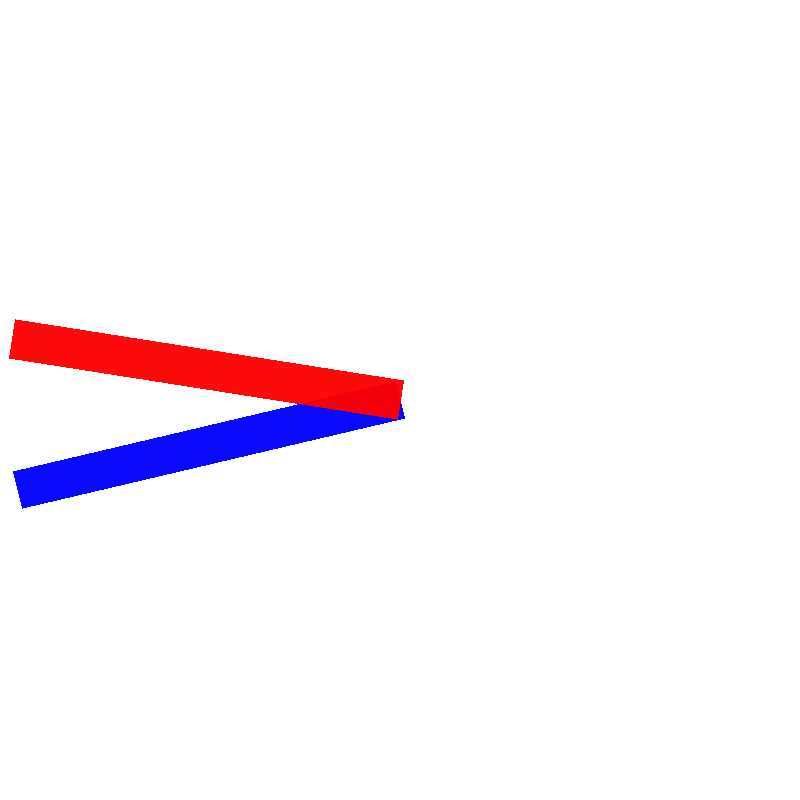
#> input picture data/images/judgment_0.png, 800 x 800 px
$ python old_img.py ../../data/images
#> lines starting #> are read from the running program, lines starting #| are printed output that depends on the picture
#> in create_labeled_pairs_in_directory, img1 is the input picture: PIL image 800x800 RGBA; mean R, G, B, A 249.9, 244, 249, 255
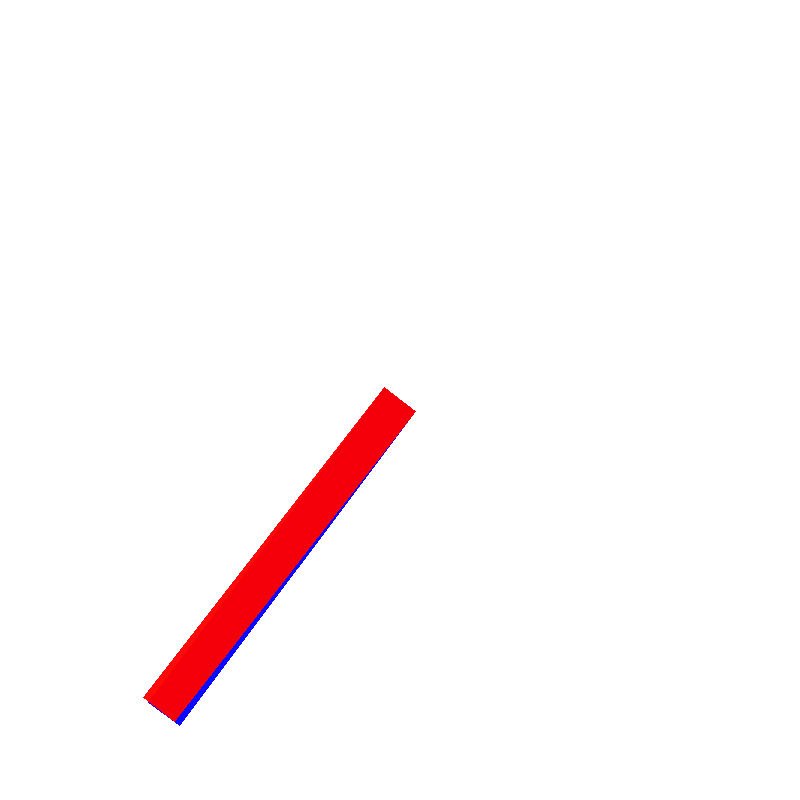
#> input picture data/images/judgment_1.png, 800 x 800 px
#> in create_labeled_pairs_in_directory, img2 is the input picture: PIL image 800x800 RGBA; mean R, G, B, A 254.3, 248.3, 249, 255
from PIL import Image, ImageDraw, ImageFont

# Function to resize image while maintaining aspect ratio
def resize_image(img, target_width):
#> called with target_width = 150
    aspect_ratio = img.height / img.width
#> aspect_ratio = 1
    target_height = int(target_width * aspect_ratio)
#> target_height = 150
    return img.resize((target_width, target_height), Image.LANCZOS)

# Function to create a side-by-side image with labels
def create_labeled_pair(img1: Image.Image, img2: Image.Image, target_width=150) -> Image.Image:

    # Resize images
    img1 = resize_image(img1, target_width)
    img2 = resize_image(img2, target_width)

    # Define padding and margin
    top_padding = 40
    margin = 20

    # Calculate dimensions
    total_width = img1.width + img2.width + margin
#> total_width = 320
    max_height = max(img1.height, img2.height)
#> max_height = 150
    combined_height = max_height + top_padding
#> combined_height = 190

    # Create a new image with space for both images, labels, and margin
    combined_img = Image.new('RGB', (total_width, combined_height), color='black')
#> combined_img: PIL image 320x190 RGB; every value is 0

    # Paste the images
    combined_img.paste(img1, (0, top_padding))
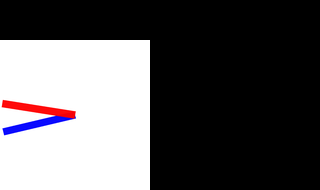
#> combined_img: PIL image 320x190 RGB; mean R, G, B 92.5, 90.2, 92.1
    combined_img.paste(img2, (img1.width + margin, top_padding))
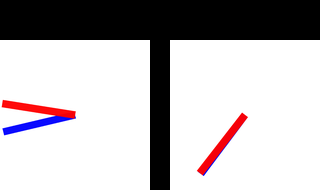
#> combined_img: PIL image 320x190 RGB; mean R, G, B 186.6, 182.1, 184.3

    # Add labels
    font = ImageFont.load_default(size=35)
    draw = ImageDraw.Draw(combined_img)
    draw.text((img1.width // 2, 5), "a", fill="red", font=font, anchor="mt")
    draw.text((img1.width + margin + img2.width // 2, 5), "b", fill="red", font=font, anchor="mt")

    # Add red line down the middle
    middle_x = img1.width + margin // 2
#> middle_x = 160
    draw.line([(middle_x - 0.2, 0), (middle_x - 0.2, combined_height)], fill="red", width=2)

    # Save the combined image
    return combined_img

import os
import itertools
from PIL import Image

def create_labeled_pairs_in_directory(directory_path, output_subdir='labeled_pairs'):
    """
    Gathers all PNG files in the specified directory, creates labeled pairs,
    and saves them in a new subdirectory.

    :param directory_path: Path to the directory containing PNG images.
    :param output_subdir: Name of the subdirectory to save labeled pairs.
    """
    # Gather all PNG files in the directory
    png_files = [f for f in os.listdir(directory_path) if f.lower().endswith('.png')]

    if not png_files:
        print("No PNG files found in the specified directory.")
        return

    # Create output directory
    output_dir = os.path.join(directory_path, output_subdir)
    os.makedirs(output_dir, exist_ok=True)

    # Generate all unique pairs
    for img1_name, img2_name in itertools.combinations(png_files, 2):
        img1_path = os.path.join(directory_path, img1_name)
        img2_path = os.path.join(directory_path, img2_name)

        try:
            img1 = Image.open(img1_path)
            img2 = Image.open(img2_path)
        except IOError as e:
            print(f"Error opening images {img1_name} or {img2_name}: {e}")
            continue

        # Create labeled pair
        try:
            labeled_pair = create_labeled_pair(img1, img2)
        except Exception as e:
            print(f"Error creating labeled pair for {img1_name} and {img2_name}: {e}")
            continue

        # Define the filename for the labeled pair
        pair_filename = f"{os.path.splitext(img1_name)[0]}_{os.path.splitext(img2_name)[0]}.png"
        pair_path = os.path.join(output_dir, pair_filename)

        # Save the labeled pair
        try:
            labeled_pair.save(pair_path)
            print(f"Saved labeled pair: {pair_path}")
        except IOError as e:
            print(f"Error saving labeled pair {pair_filename}: {e}")

    print(f"All labeled pairs have been saved in the directory: {output_dir}")

if __name__ == "__main__":
    import argparse

    parser = argparse.ArgumentParser(description="Create labeled image pairs from PNG files in a directory.")
    parser.add_argument(
        "directory",
        type=str,
        help="Path to the directory containing PNG images."
    )
    parser.add_argument(
        "--output",
        type=str,
        default="labeled_pairs",
        help="Name of the output subdirectory to save labeled pairs (default: 'labeled_pairs')."
    )

    args = parser.parse_args()
    create_labeled_pairs_in_directory(args.directory, args.output)
